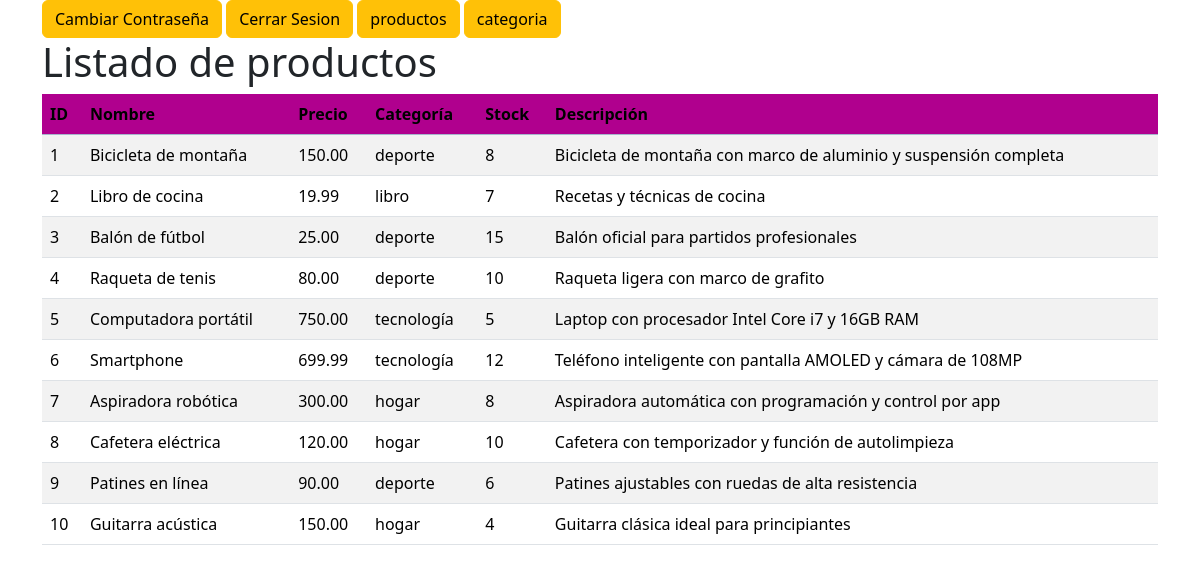
The app's page / (signed in) with its own data.
### tables this page shows
CREATE TABLE productos (
	id_producto INT(6) PRIMARY KEY AUTO_INCREMENT,
    nombre VARCHAR(50),
    precio NUMERIC(6,2),
    categoria VARCHAR(30),
    stock INT(3) DEFAULT 0,
    imagen VARCHAR(60),
    descripcion VARCHAR(255),
    CONSTRAINT fk_productos_categoria FOREIGN KEY (categoria) REFERENCES categorias(categoria) ON DELETE CASCADE ON UPDATE CASCADE
);

### index.php (the view, shortened to what this page needs)
<!DOCTYPE html>
<html lang="en">
<head>
    <link href="https://cdn.jsdelivr.net/npm/bootstrap@5.3.3/dist/css/bootstrap.min.css" rel="stylesheet">
    <?php
        require('./util/conexion.php');
    ?>
</head>
<body>
    <div class="container">
    <?php if (isset($_SESSION["usuario"])) { ?>
           <a href="cambiar_contraseña.php" class="btn btn-warning">Cambiar Contraseña</a>
           <a href="./usuario/cerrar_sesion.php" class="btn btn-warning">Cerrar Sesion</a>
           <a href="./productos/index.php" class="btn btn-warning">productos</a>
           <a href="./categorias/index.php" class="btn btn-warning">categoria</a>
       <?php } else { ?>
           <a href="usuario/iniciar_sesion.php" class="btn btn-danger">Iniciar Sesión</a>
       <?php } ?>
     <h1>Listado de productos</h1>
        <?php
            $sql = "SELECT * FROM productos";
            $resultado = $_conexion->query($sql);
        ?>
        <table class="table table-striped">
            <thead class="table-primary">
                <tr>
                    <th>ID</th>
                    <th>Nombre</th>
                    <th>Precio</th>
                    <th>Categoría</th>
                    <th>Stock</th>
                    <th>Descripción</th>
                </tr>
            </thead>
            <tbody>
                <?php
                    while($fila = $resultado->fetch_assoc()) {
                        echo "<tr>";
                        echo "<td>{$fila["id_producto"]}</td>";
                        echo "<td>{$fila["nombre"]}</td>";
                        echo "<td>{$fila["precio"]}</td>";
                        echo "<td>{$fila["categoria"]}</td>";
                        echo "<td>{$fila["stock"]}</td>";
                        echo "<td>{$fila["descripcion"]}</td>";
                       ?>
                    <?php     echo "</tr>";
                        }
                    ?>
            </tbody>
        </table>
    </div>
</body>
</html>

### index.php (style rules this page uses)
.table-primary { --bs-table-bg: #b0008e; color: white; }

### records on screen
productos: id_producto "1", nombre "Bicicleta de montaña", precio "150.00", categoria "deporte", stock "8", descripcion "Bicicleta de montaña con marco de aluminio y suspensión completa"
productos: id_producto "2", nombre "Libro de cocina", precio "19.99", categoria "libro", stock "7", descripcion "Recetas y técnicas de cocina"
productos: id_producto "3", nombre "Balón de fútbol", precio "25.00", categoria "deporte", stock "15", descripcion "Balón oficial para partidos profesionales"
productos: id_producto "4", nombre "Raqueta de tenis", precio "80.00", categoria "deporte", stock "10", descripcion "Raqueta ligera con marco de grafito"
productos: id_producto "5", nombre "Computadora portátil", precio "750.00", categoria "tecnología", stock "5", descripcion "Laptop con procesador Intel Core i7 y 16GB RAM"
productos: id_producto "6", nombre "Smartphone", precio "699.99", categoria "tecnología", stock "12", descripcion "Teléfono inteligente con pantalla AMOLED y cámara de 108MP"
productos: id_producto "7", nombre "Aspiradora robótica", precio "300.00", categoria "hogar", stock "8", descripcion "Aspiradora automática con programación y control por app"
productos: id_producto "8", nombre "Cafetera eléctrica", precio "120.00", categoria "hogar", stock "10", descripcion "Cafetera con temporizador y función de autolimpieza"
productos: id_producto "9", nombre "Patines en línea", precio "90.00", categoria "deporte", stock "6", descripcion "Patines ajustables con ruedas de alta resistencia"
productos: id_producto "10", nombre "Guitarra acústica", precio "150.00", categoria "hogar", stock "4", descripcion "Guitarra clásica ideal para principiantes"
